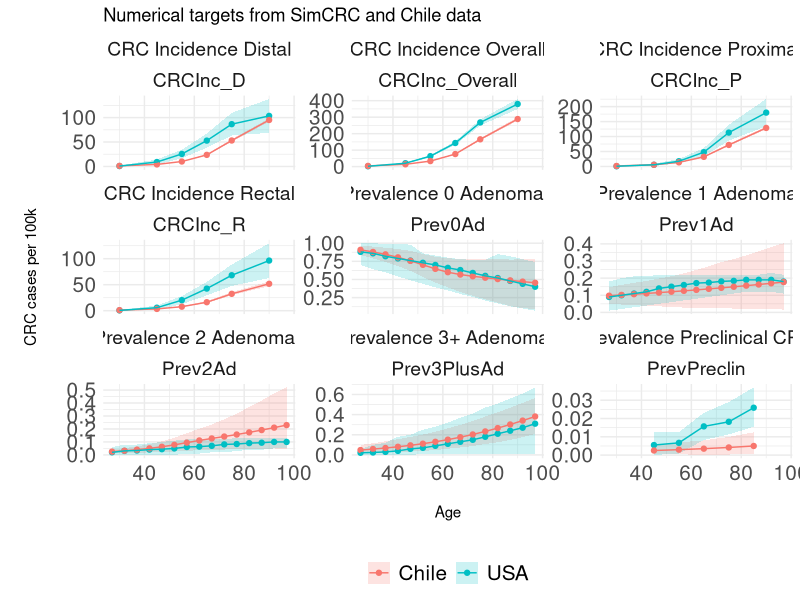
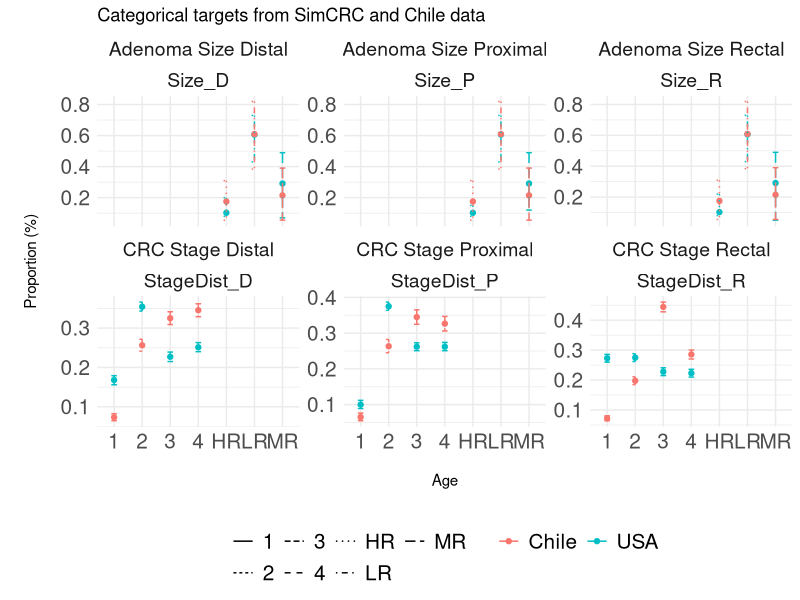
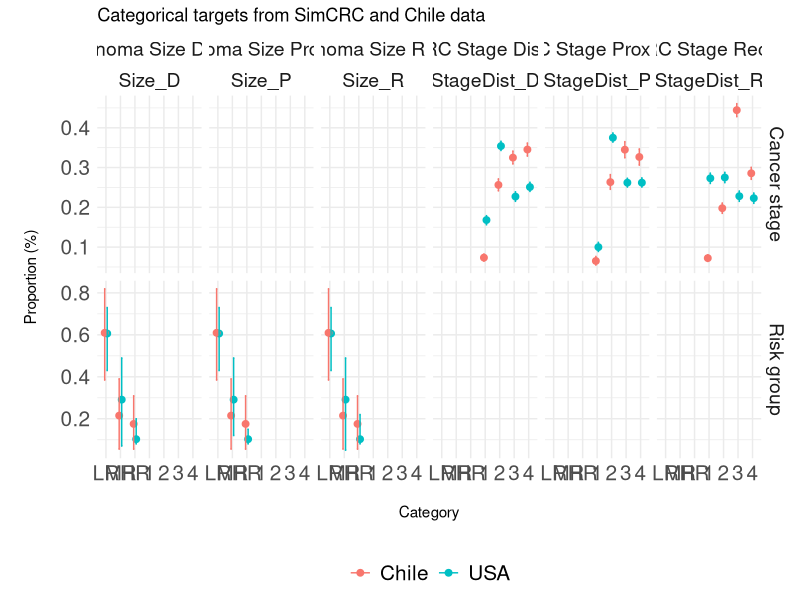
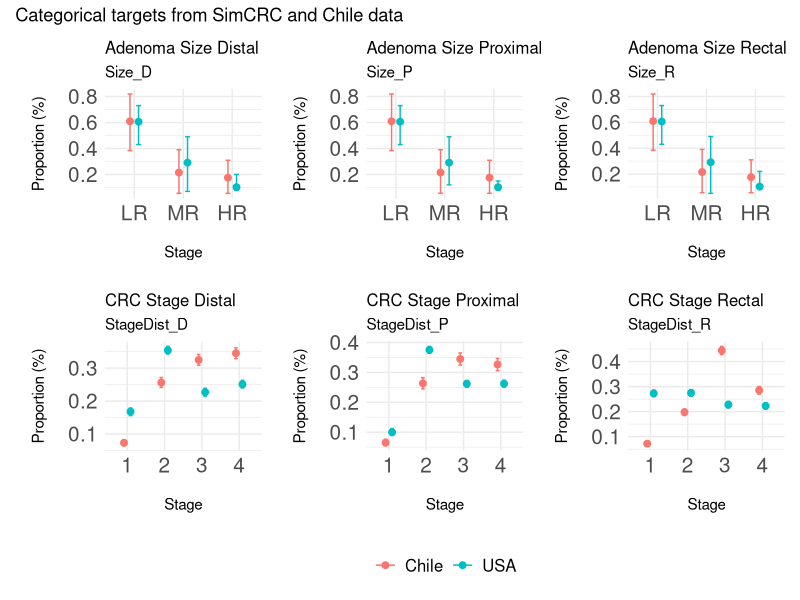
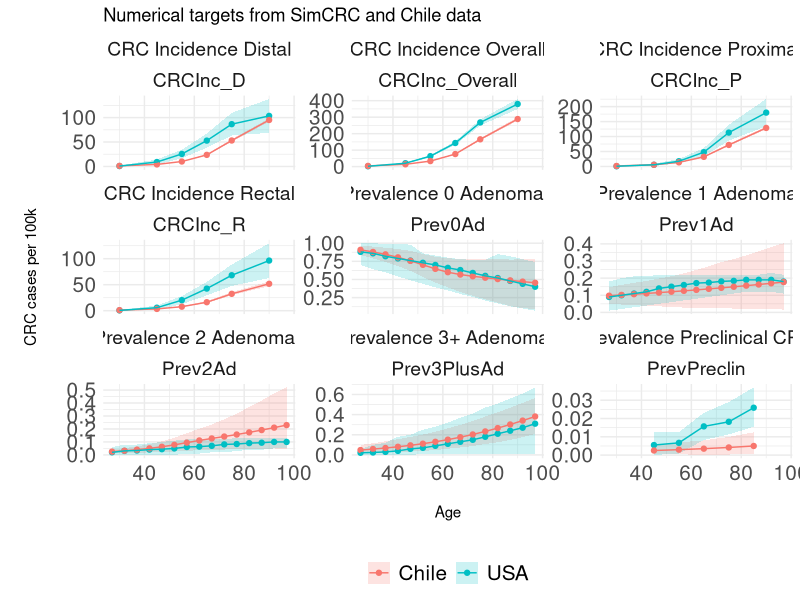
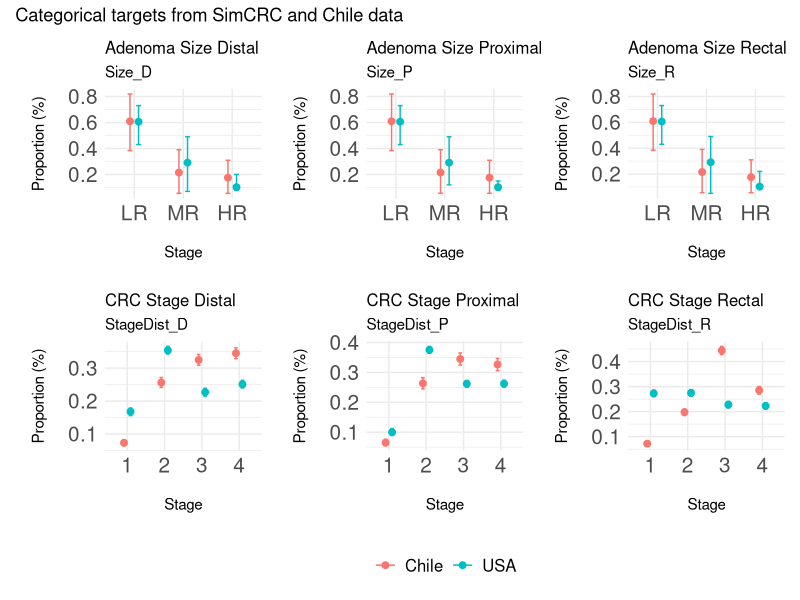

These charts were generated, in order, by the following R code:
# *****************************************************************************
#
# Script: 01_wrangle_targets.R
#
# Purpose: Wrangle targets data to compare countries and plot
#
# Author: Jorge Roa
#
# Date Created: 13 Jan 2026
#
# *****************************************************************************
#
# Notes:
#   
#
# *****************************************************************************



# 01 Load libraries ----------------------------------------------------------


library(tidyverse)
library(readxl)

# 02 Load and wrangle data ---------------------------------------------------

df_CH_targets <- read_xlsx("data-raw/true_target_simcrcRvCH.xlsx")

df_simcrc_targets <- read_csv("data-raw/20220909_simcrc_targets.csv")

df_targets_US_CH <- bind_rows(df_simcrc_targets %>% mutate(country = "USA"), 
                              df_CH_targets%>% mutate(country = "Chile"))

# Add names

df_targets_US_CH <- df_targets_US_CH %>%
  mutate(names = case_when(
    target_groups == "CRCInc_Overall" ~ "CRC Incidence Overall",
    target_groups == "CRCInc_P" ~ "CRC Incidence Proximal",
    target_groups == "CRCInc_D" ~ "CRC Incidence Distal",
    target_groups == "CRCInc_R" ~ "CRC Incidence Rectal",
    target_groups == "Prev0Ad" ~ "Prevalence 0 Adenomas",
    target_groups == "Prev1Ad" ~ "Prevalence 1 Adenoma",
    target_groups == "Prev2Ad" ~ "Prevalence 2 Adenomas",
    target_groups == "Prev3PlusAd" ~ "Prevalence 3+ Adenomas",
    target_groups == "PrevPreclin" ~ "Prevalence Preclinical CRC",
    target_groups == "Size_D" ~ "Adenoma Size Distal",
    target_groups == "Size_P" ~ "Adenoma Size Proximal",
    target_groups == "Size_R" ~ "Adenoma Size Rectal",
    target_groups == "StageDist_D" ~ "CRC Stage Distal",
    target_groups == "StageDist_P" ~ "CRC Stage Proximal",
    target_groups == "StageDist_R" ~ "CRC Stage Rectal",
    TRUE ~ target_groups
  ))

ggplot(df_targets_US_CH %>% filter(is.na(stage)), aes(x = age, y = targets, group = country, color = country)) +
  geom_ribbon(aes(ymin = stopping_lower_bounds, ymax = stopping_upper_bounds, fill = country), alpha = 0.2, color = NA) +
  geom_point() +
  geom_line() +
  facet_wrap(names~target_groups, scales = "free_y") +
  labs(title = "Numerical targets from SimCRC and Chile data",
       x = "\nAge\n",
       y = "\nCRC cases per 100k\n") +
  theme_minimal() +
  theme(legend.position = "bottom",
        legend.text = element_text(size = 15),
        legend.title = element_blank(),
        axis.text = element_text(size = 15),
        strip.text = element_text(size = 14)
  )

ggsave("outputs/figures/SimCRC_CH_NUM_targets.png", width = 15, height = 9, dpi = 300)


#Plot Categorical targets

cat_data <- df_targets_US_CH %>% filter(!is.na(stage))

unique(cat_data$stage)

ggplot(df_targets_US_CH %>% filter(!is.na(stage)), aes(x = stage, y = targets, group = country, color = country, linetype = stage)) +
  geom_point() +
  #add error bars
  geom_errorbar(aes(ymin = stopping_lower_bounds, ymax = stopping_upper_bounds), width = 0.2) +
  facet_wrap(names~target_groups, scales = "free_y") +
  labs(title = "Categorical targets from SimCRC and Chile data",
       x = "\nAge\n",
       y = "\nProportion (%)\n") +
  theme_minimal() +
  theme(legend.position = "bottom",
        legend.text = element_text(size = 15),
        legend.title = element_blank(),
        axis.text = element_text(size = 15),
        strip.text = element_text(size = 14)
  )

library(dplyr)
library(ggplot2)

cat_data <- df_targets_US_CH %>%
  filter(!is.na(stage)) %>%
  mutate(
    stage = as.character(stage),
    stage_type = if_else(stage %in% c("LR","MR","HR"), "Risk group", "Cancer stage"),
    stage_x = factor(
      stage,
      levels = c("LR","MR","HR","1","2","3","4")
    )
  )

ggplot(
  cat_data,
  aes(x = stage_x, y = targets, group = country, color = country)
) +
  geom_point(position = position_dodge(width = 0.35), size = 2) +
  geom_errorbar(
    aes(ymin = stopping_lower_bounds, ymax = stopping_upper_bounds),
    width = 0.2,
    position = position_dodge(width = 0.35)
  ) +
  facet_grid(stage_type ~ names + target_groups, scales = "free_y", space = "free_x") +
  labs(
    title = "Categorical targets from SimCRC and Chile data",
    x = "\nCategory\n",
    y = "\nProportion (%)\n"
  ) +
  theme_minimal() +
  theme(
    legend.position = "bottom",
    legend.text = element_text(size = 15),
    legend.title = element_blank(),
    axis.text = element_text(size = 15),
    strip.text = element_text(size = 14)
  )

library(dplyr)
library(ggplot2)
library(patchwork)

cat_data <- df_targets_US_CH %>%
  filter(!is.na(stage)) %>%
  mutate(
    stage = as.character(stage),
    stage = factor(stage, levels = c("LR","MR","HR","1","2","3","4")),
    names = as.character(names)
  )

target_names <- sort(unique(cat_data$names))

plots <- vector("list", length(target_names))

for (i in seq_along(target_names)) {
  
  nm <- target_names[[i]]
  d_i <- cat_data %>% filter(names == nm)
  
  plots[[i]] <-
    ggplot(d_i, aes(x = stage, y = targets, group = country, color = country)) +
    geom_point(position = position_dodge(width = 0.35), size = 2) +
    geom_errorbar(
      aes(ymin = stopping_lower_bounds, ymax = stopping_upper_bounds),
      width = 0.2,
      position = position_dodge(width = 0.35)
    ) +
    labs(
      title =  nm,
      subtitle = unique(d_i$target_groups),
      x = "\nStage\n",
      y = "\nProportion (%)\n",
      color = NULL
    ) +
    theme_minimal() +
    theme(
      legend.position = "bottom",   # keep legends so patchwork can collect
      legend.text = element_text(size = 12),
      axis.text.x = element_text(size = 15),
      axis.text.y = element_text(size = 15),
      plot.title  = element_text(size = 12)
    )
}


  wrap_plots(plots, ncol = 3) +
  plot_layout(guides = "collect") +
  plot_annotation(title = "Categorical targets from SimCRC and Chile data") &
  theme(legend.position = "bottom")

  ggsave("outputs/figures/SimCRC_CH_CAT_targets.png", width = 15, height = 9, dpi = 300)
